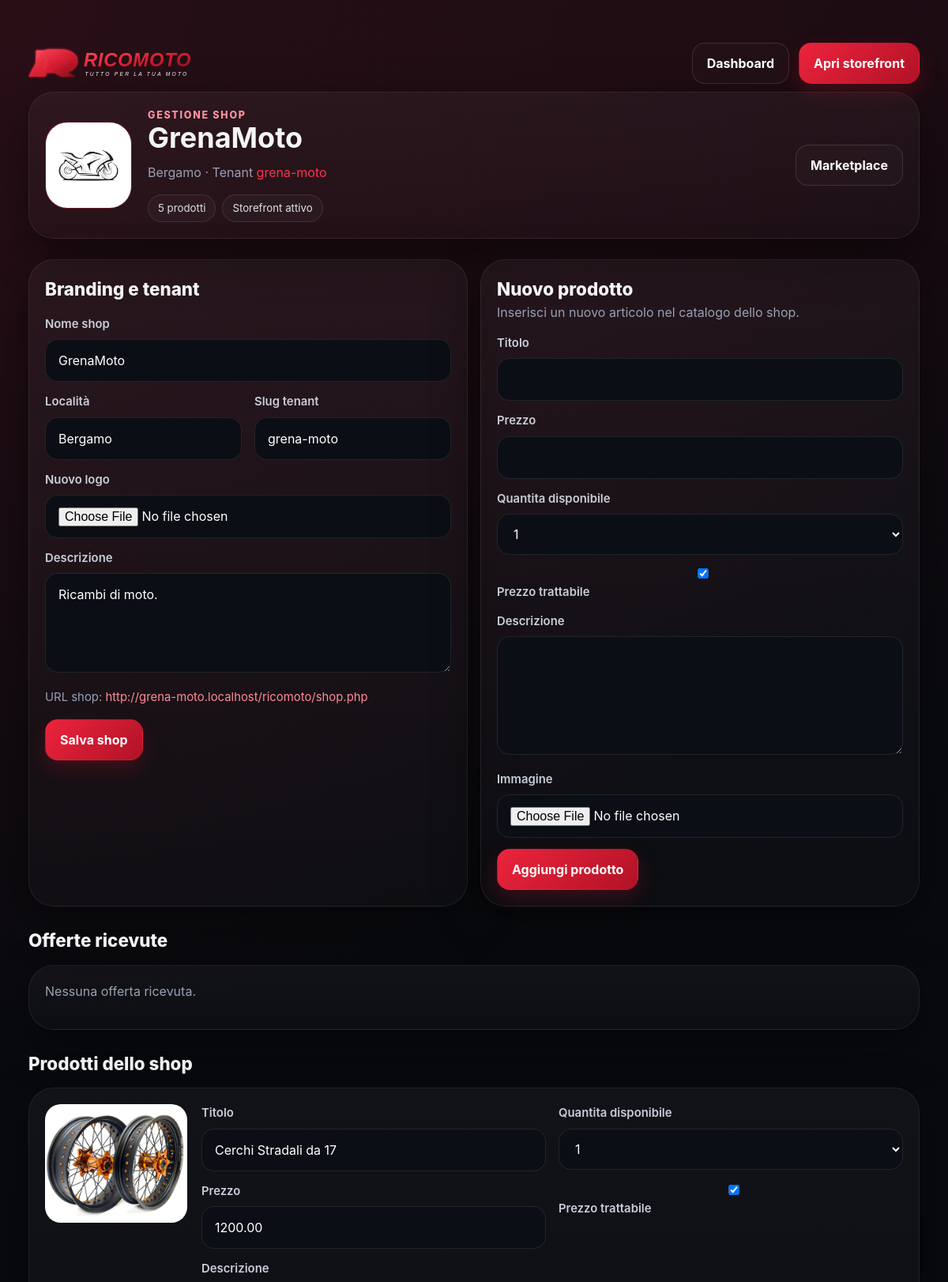
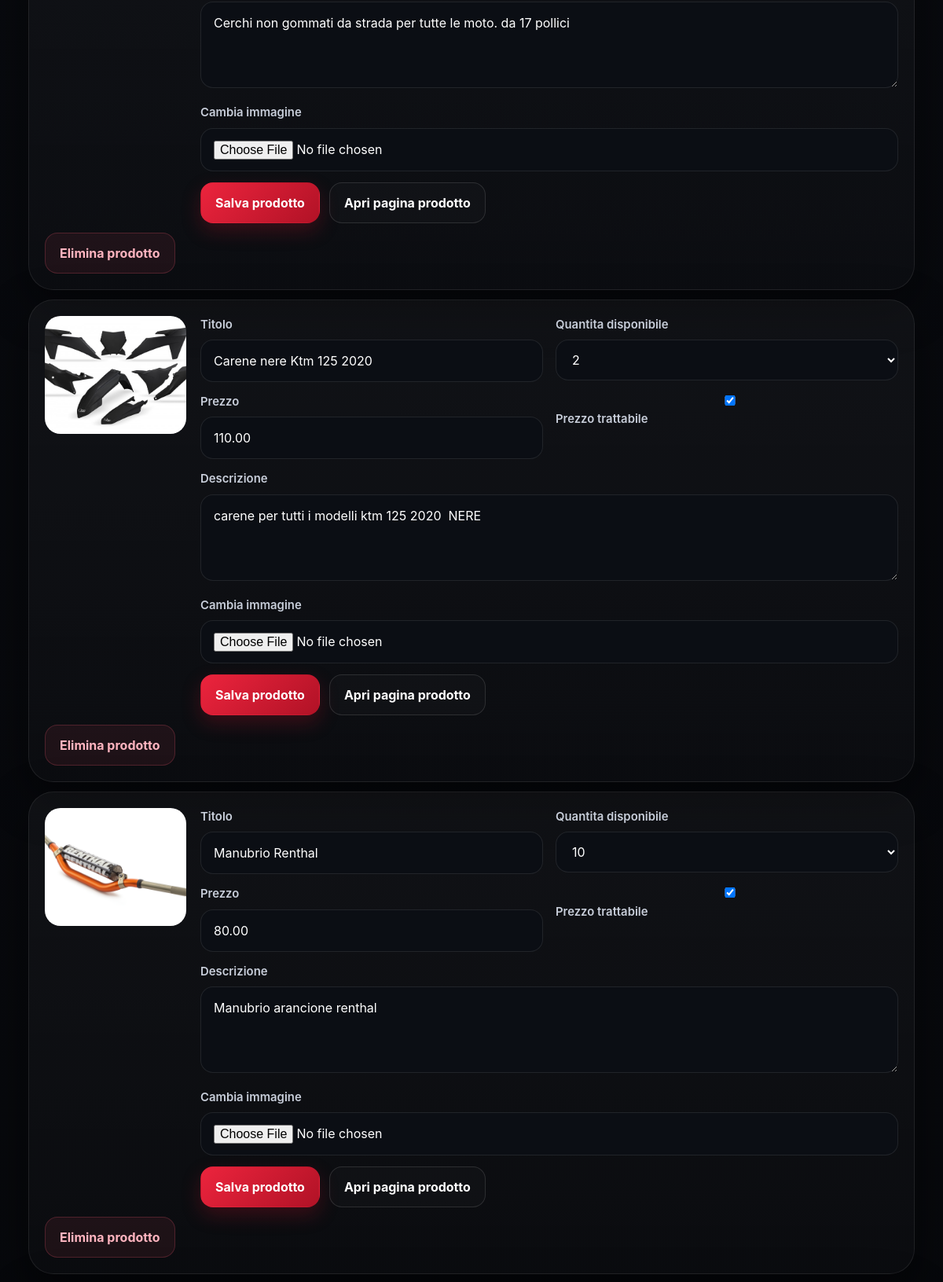
The app's page /ricomoto/gestisci_shop.php (signed in, upper part) with its own data (2 pictures, top to bottom).
### tables this page shows
CREATE TABLE `shop` (
  `id` int(11) NOT NULL,
  `officina_id` int(30) NOT NULL,
  `nome` varchar(120) NOT NULL,
  `slug` varchar(120) NOT NULL,
  `localita` varchar(120) NOT NULL,
  `logo` varchar(255) DEFAULT NULL,
  `descrizione` text DEFAULT NULL,
  `status` enum('active','suspended') NOT NULL DEFAULT 'active',
  `featured` tinyint(1) NOT NULL DEFAULT 0,
  `created_at` timestamp NULL DEFAULT current_timestamp()
);

CREATE TABLE `prodotto` (
  `id` int(11) NOT NULL,
  `officina_id` int(11) NOT NULL,
  `shop_id` int(11) DEFAULT NULL,
  `titolo` varchar(150) NOT NULL,
  `descrizione` text NOT NULL,
  `prezzo` decimal(10,2) NOT NULL DEFAULT 0.00,
  `quantita` int(11) NOT NULL DEFAULT 1,
  `trattabile` tinyint(1) NOT NULL DEFAULT 1,
  `immagine` varchar(255) NOT NULL,
  `stato` enum('disponibile','venduto') NOT NULL DEFAULT 'disponibile',
  `created_at` timestamp NULL DEFAULT current_timestamp()
);

### ricomoto/tenant.php (called while the page is built, shortened)
<?php
function appBasePath(): string {
    $scriptName = str_replace('\\', '/', $_SERVER['SCRIPT_NAME'] ?? '');
    $dir = rtrim(str_replace('\\', '/', dirname($scriptName)), '/');
    return $dir === '/' ? '' : $dir;
}
function appUrl(string $path = ''): string {
    $base = appBasePath();
    $path = ltrim($path, '/');
    return $base . ($path !== '' ? '/' . $path : '');
}
function assetUrl(string $path): string {
    return appUrl(ltrim($path, '/'));
}
function mediaUrl(?string $path): string {
    $path = trim((string)$path);
    return assetUrl($path);
}
function tenantStoreUrl(string $slug, string $path = 'shop.php'): string {
    $scheme = (!empty($_SERVER['HTTPS']) && $_SERVER['HTTPS'] !== 'off') ? 'https' : 'http';
    $basePath = appBasePath();
    $path = ltrim($path, '/');
    return $scheme . '://' . $slug . '.localhost' . $basePath . '/' . $path;
}

### ricomoto/auth.php (called while the page is built, shortened)
<?php
require_once __DIR__ . '/tenant.php';
function isLoggedIn(): bool {
  return isset($_SESSION['user_id']);
}
function currentOfficina(): ?array {
  global $conn;
  static $officina = false;
  if ($officina !== false) {
    return $officina;
  }
  $userId = (int)$_SESSION['user_id'];
  $stmt = $conn->prepare('SELECT * FROM officina WHERE utente_id = ? LIMIT 1');
  $stmt->bind_param('i', $userId);
  $stmt->execute();
  $officina = $stmt->get_result()->fetch_assoc() ?: null;
  return $officina;
}
function currentShop(): ?array {
  global $conn;
  $officina = currentOfficina();
  $officinaId = (int)$officina['id'];
  $stmt = $conn->prepare('SELECT * FROM shop WHERE officina_id = ? LIMIT 1');
  $stmt->bind_param('i', $officinaId);
  $stmt->execute();
  $shop = $stmt->get_result()->fetch_assoc() ?: null;
  return $shop;
}

### ricomoto/gestisci_shop.php (the view, shortened to what this page needs)
<?php
require_once __DIR__ . '/auth.php';
$officina = currentOfficina();
$shop = currentShop();
$shopId = (int)$shop['id'];
$stmt = $conn->prepare('SELECT * FROM prodotto WHERE shop_id = ? ORDER BY created_at DESC');
$stmt->bind_param('i', $shopId);
$stmt->execute();
$prodotti = $stmt->get_result()->fetch_all(MYSQLI_ASSOC);
$stmt = $conn->prepare(
  'SELECT op.*, p.titolo, u.nome, u.cognome, u.email
   FROM offerta_prezzo op
   JOIN prodotto p ON p.id = op.prodotto_id
   JOIN utente u ON u.ID = op.utente_id
   WHERE op.officina_id = ?
   ORDER BY op.created_at DESC'
);
$officinaId = (int)$officina['id'];
$stmt->bind_param('i', $officinaId);
$stmt->execute();
$offerte = $stmt->get_result()->fetch_all(MYSQLI_ASSOC);
?>
<!DOCTYPE html>
<html>
<head>
  <link rel="stylesheet" href="style.css">
</head>
<body>
<div class="page-shell">
  <div class="container wide-container">
    <div class="brandbar">
      <a class="brand compact" href="<?= htmlspecialchars(appUrl('dashboard.php')) ?>">
        <img src="<?= htmlspecialchars(assetUrl('assets/ricomoto-logo.svg')) ?>" alt="Ricomoto">
      </a>
      <div class="btn-row">
        <a class="btn btn-ghost" href="<?= htmlspecialchars(appUrl('dashboard.php')) ?>">Dashboard</a>
        <a class="btn btn-primary" target="_blank" href="<?= htmlspecialchars(tenantStoreUrl($shop['slug'])) ?>">Apri storefront</a>
      </div>
    </div>
    <section class="card">
      <div class="shop-hero">
        <div class="shop-logo-box large">
          <?= !empty($shop['logo'])
            ? '<img class="shop-logo" src="'.htmlspecialchars(mediaUrl($shop['logo'])).'" alt="logo">'
            : '<div class="shop-logo-fallback">'.htmlspecialchars(strtoupper(substr($shop['nome'],0,1))).'</div>' ?>
        </div>
        <div class="shop-hero-copy">
          <div class="kicker">Gestione shop</div>
          <h2><?= htmlspecialchars($shop['nome']) ?></h2>
          <p><?= htmlspecialchars($shop['localita']) ?> · Tenant <span class="accent"><?= htmlspecialchars($shop['slug']) ?></span></p>
          <div class="badge-row">
            <span class="badge"><?= count($prodotti) ?> prodotti</span>
            <span class="badge">Storefront attivo</span>
          </div>
        </div>
        <div class="btn-row">
          <a class="btn btn-ghost" href="<?= htmlspecialchars(appUrl('prodotti.php')) ?>">Marketplace</a>
        </div>
      </div>
    </section>
    <section class="section grid2">
      <div class="card">
        <div class="section-title">Branding e tenant</div>
        <form method="POST" enctype="multipart/form-data" class="mt-16">
          <div class="field">
            <label>Nome shop</label>
            <input type="text" name="nome" value="<?= htmlspecialchars($shop['nome']) ?>" required>
          </div>
          <div class="grid2">
            <div class="field">
              <label>Località</label>
              <input type="text" name="localita" value="<?= htmlspecialchars($shop['localita']) ?>" required>
            </div>
            <div class="field">
              <label>Slug tenant</label>
              <input type="text" name="slug" value="<?= htmlspecialchars($shop['slug']) ?>">
            </div>
          </div>
          <div class="field">
            <label>Nuovo logo</label>
            <input type="file" name="logo" accept=".jpg,.jpeg,.png,.webp">
          </div>
          <div class="field">
            <label>Descrizione</label>
            <textarea name="descrizione" rows="4"><?= htmlspecialchars($shop['descrizione']) ?></textarea>
          </div>
          <div class="small">
            URL shop:
            <a class="link" target="_blank" href="<?= htmlspecialchars(tenantStoreUrl($shop['slug'])) ?>">
              <?= htmlspecialchars(tenantStoreUrl($shop['slug'])) ?>
            </a>
          </div>
          <div class="btn-row mt-16">
            <button class="btn btn-primary" type="submit">Salva shop</button>
          </div>
        </form>
      </div>
      <div class="card">
        <div class="section-title">Nuovo prodotto</div>
        <p>Inserisci un nuovo articolo nel catalogo dello shop.</p>
        <form method="POST" enctype="multipart/form-data">
          <div class="field">
            <label>Titolo</label>
            <input type="text" name="titolo" required>
          </div>
          <div class="field">
            <label>Prezzo</label>
            <input type="number" name="prezzo" step="0.01" min="0.01" required>
          </div>
          <div class="field">
            <label>Quantita disponibile</label>
            <select name="quantita" required>
              <?php for ($i = 1; $i <= 50; $i++): ?>
                <option value="<?= $i ?>"><?= $i ?></option>
              <?php endfor; ?>
            </select>
          </div>
          <div class="field">
            <label>
              <input type="checkbox" name="trattabile" checked>
              Prezzo trattabile
            </label>
          </div>
          <div class="field">
            <label>Descrizione</label>
            <textarea name="descrizione_prodotto" rows="5" required></textarea>
          </div>
          <div class="field">
            <label>Immagine</label>
            <input type="file" name="immagine" accept=".jpg,.jpeg,.png,.webp" required>
          </div>
          <button class="btn btn-primary" type="submit">Aggiungi prodotto</button>
        </form>
      </div>
    </section>
    <section class="section">
      <div class="section-head">
        <div class="section-title">Offerte ricevute</div>
      </div>
      <?php if (!$offerte): ?>
        <div class="card">
          <p>Nessuna offerta ricevuta.</p>
        </div>
      <?php endif; ?>
    </section>
    <section class="section">
      <div class="section-head">
        <div class="section-title">Prodotti dello shop</div>
      </div>
      <?php if (!$prodotti): ?>
        <div class="card">
          <p>Ancora nessun prodotto nel catalogo.</p>
        </div>
      <?php else: ?>
        <div class="stack">
          <?php foreach ($prodotti as $p): ?>
            <div class="card">
              <form method="POST" enctype="multipart/form-data">
                <div class="grid-product-manage">
                  <div>
                    <img src="<?= htmlspecialchars(mediaUrl($p['immagine'])) ?>" alt="img" class="manage-thumb">
                  </div>
                  <div>
                    <div class="grid2">
                      <div class="field">
                        <label>Titolo</label>
                        <input type="text" name="titolo" value="<?= htmlspecialchars($p['titolo']) ?>">
                      </div>
                      <div class="field">
                        <label>Quantita disponibile</label>
                        <select name="quantita">
                          <?php for ($i = 0; $i <= 50; $i++): ?>
                            <option value="<?= $i ?>" <?= (int)$p['quantita'] === $i ? 'selected' : '' ?>><?= $i ?></option>
                          <?php endfor; ?>
                        </select>
                      </div>
                    </div>
                    <div class="grid2">
                      <div class="field">
                        <label>Prezzo</label>
                        <input type="number" name="prezzo" step="0.01" min="0.01" value="<?= htmlspecialchars($p['prezzo']) ?>">
                      </div>
                      <div class="field">
                        <label>
                          <input type="checkbox" name="trattabile" <?= (int)$p['trattabile'] === 1 ? 'checked' : '' ?>>
                          Prezzo trattabile
                        </label>
                      </div>
                    </div>
                    <div class="field">
                      <label>Descrizione</label>
                      <textarea name="descrizione" rows="3"><?= htmlspecialchars($p['descrizione']) ?></textarea>
                    </div>
                    <div class="field">
                      <label>Cambia immagine</label>
                      <input type="file" name="immagine_<?= (int)$p['id'] ?>" accept=".jpg,.jpeg,.png,.webp">
                    </div>
                    <div class="btn-row">
                      <button class="btn btn-primary" type="submit">Salva prodotto</button>
                      <a class="btn btn-ghost" href="<?= htmlspecialchars(appUrl('prodotto.php?id=' . (int)$p['id'])) ?>">
                        Apri pagina prodotto
                      </a>
                    </div>
                  </div>
                </div>
              </form>
              <form method="POST" onsubmit="return confirm('Eliminare il prodotto?');" class="mt-12">
                <button class="btn btn-danger" type="submit">Elimina prodotto</button>
              </form>
            </div>
          <?php endforeach; ?>
        </div>
      <?php endif; ?>
    </section>
  </div>
</div>
</body>
</html>

### ricomoto/style.css (style rules this page uses)
:root { --bg:#07080b; --bg-soft:#0d0f14; --panel:#11141b; --panel-2:#171b24; --panel-3:#0f1218; --border:rgba(255,255,255,.08); --border-strong:rgba(255,255,255,.16); --text:#f4f5f7; --muted:#98a1b3; --primary:#b11226; --primary-2:#ec243d; --primary-3:#6c0b17; --success:#2ecc71; --warning:#ff9f43; --danger:#ff5d73; --shadow:0 20px 60px rgba(0,0,0,.45); --radius:24px; }
* { box-sizing:border-box }
html { scroll-behavior:smooth }
body { margin:0;background: radial-gradient(circle at top left, rgba(236,36,61,.15), transparent 28%), radial-gradient(circle at top right, rgba(177,18,38,.10), transparent 20%), linear-gradient(180deg, #090b10 0%, #06070a 100%); color:var(--text);font:16px/1.5 Inter,system-ui,-apple-system,Segoe UI,Roboto,Arial,sans-serif;min-height:100vh }
a { text-decoration:none;color:inherit }
img { max-width:100%;display:block }
button,input,select,textarea { font:inherit }
.page-shell { padding:28px 0 60px }
.container { width:min(1120px,92vw);margin:0 auto }
.wide-container { width:min(1240px,94vw) }
.brandbar,.topnav { display:flex;align-items:center;justify-content:space-between;gap:18px }
.brandbar { padding:26px 0 10px }
.brand { display:flex;align-items:center;gap:14px }
.brand img { height:72px;width:auto }
.brand.compact img { height:52px;width:auto }
.hero-panel,.panel,.card,.stat-card,.metric-card,.list-item,.product-card,.feature-card,.shop-card,.table-card,.auth-panel,.sidebar { background:linear-gradient(180deg, rgba(255,255,255,.04), rgba(255,255,255,.02));border:1px solid var(--border);box-shadow:var(--shadow) }
.hero-panel,.panel,.card,.auth-panel { border-radius:32px }
h2 { font-size:clamp(1.55rem,3vw,2.3rem);margin:0 0 12px;line-height:1.05 }
p { margin:0 0 16px;color:var(--muted) }
.accent { color:#ff314c }
.stat-label,.small { color:var(--muted);font-size:.93rem }
.section { margin-top:26px }
.section-head { display:flex;justify-content:space-between;align-items:end;gap:16px;margin-bottom:14px }
.section-title { font-size:1.4rem;font-weight:800;margin:0 }
.btn-row { display:flex;gap:12px;flex-wrap:wrap;align-items:center }
.btn { display:inline-flex;align-items:center;justify-content:center;gap:10px;padding:13px 18px;border-radius:16px;font-weight:700;border:1px solid transparent;transition:.18s ease;cursor:pointer;min-height:48px }
.btn-primary,.btn-blue { background:linear-gradient(135deg,var(--primary-2),var(--primary));color:#fff;box-shadow:0 10px 24px rgba(177,18,38,.28) }
.btn-ghost,.btn-white { background:rgba(255,255,255,.02);border-color:rgba(255,255,255,.12);color:#fff }
.btn-danger { background:rgba(255,93,115,.08);border-color:rgba(255,93,115,.22);color:#ffb4bf }
.feature-card,.shop-card,.list-item,.table-card,.card,.panel { padding:20px }
.shop-logo-box { width:72px;height:72px;border-radius:22px;background:linear-gradient(135deg,rgba(236,36,61,.22),rgba(255,255,255,.02));border:1px solid rgba(236,36,61,.2);display:grid;place-items:center;overflow:hidden }
.shop-logo-box.large { width:110px;height:110px;border-radius:28px }
.shop-logo { width:100%;height:100%;object-fit:cover }
.badge,.pill { display:inline-flex;align-items:center;padding:7px 12px;border-radius:999px;border:1px solid rgba(255,255,255,.1);background:rgba(255,255,255,.03);font-size:.83rem;color:#dce1e9 }
.pill-wrap,.badge-row { display:flex;gap:8px;flex-wrap:wrap }
.field { margin-bottom:14px }
.field label { display:block;margin-bottom:8px;color:#c8ceda;font-size:.93rem;font-weight:600 }
input,select,textarea { width:100%;padding:14px 16px;background:#0b0e14;border:1px solid rgba(255,255,255,.09);border-radius:16px;color:#fff;outline:none }
textarea { min-height:110px;resize:vertical }
.grid2 { display:grid;grid-template-columns:repeat(2,1fr);gap:16px }
.link { color:#ff8b99 }
.kicker { font-size:.78rem;letter-spacing:.14em;text-transform:uppercase;color:#ff92a0;font-weight:800 }
.stack { display:flex;flex-direction:column;gap:12px }
.grid-product-manage { display:grid;grid-template-columns:180px 1fr;gap:18px;align-items:start }
.manage-thumb { width:100%;height:150px;object-fit:cover;border-radius:20px }
.shop-hero { display:grid;grid-template-columns:auto 1fr auto;gap:20px;align-items:center }
.shop-hero-copy { max-width:580px }
.mt-12 { margin-top:12px }
.mt-16 { margin-top:16px }

### records on screen
shop: logo (picture), nome "GrenaMoto", localita "Bergamo", slug "grena-moto", descrizione "Ricambi di moto.", slug "http://grena-moto.localhost/ricomoto/shop.php"
prodotto: immagine (picture), titolo "Cerchi Stradali da 17", quantita "1", prezzo "1200.00", trattabile "☑", descrizione "Cerchi non gommati da strada per tutte le moto. da 17 pollici"
prodotto: immagine (picture), titolo "Carene nere Ktm 125 2020", quantita "2", prezzo "110.00", trattabile "☑", descrizione "carene per tutti i modelli ktm 125 2020 NERE"
prodotto: immagine (picture), titolo "Manubrio Renthal", quantita "10", prezzo "80.00", trattabile "☑", descrizione "Manubrio arancione renthal"

### other values on screen
count($prodotti) "5"
form field quantita "1"
